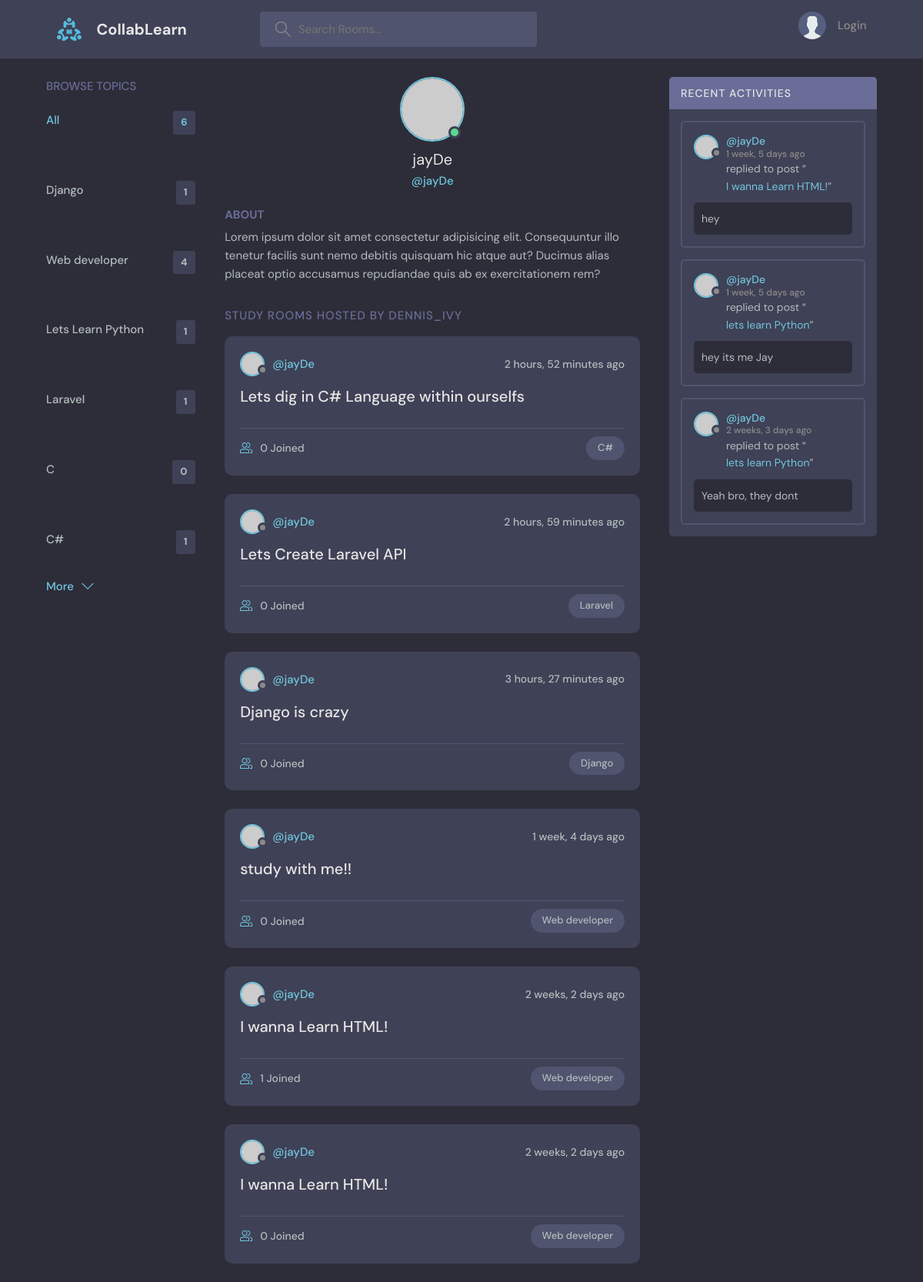
/profile/2/, run on an earlier commit of the app's database.
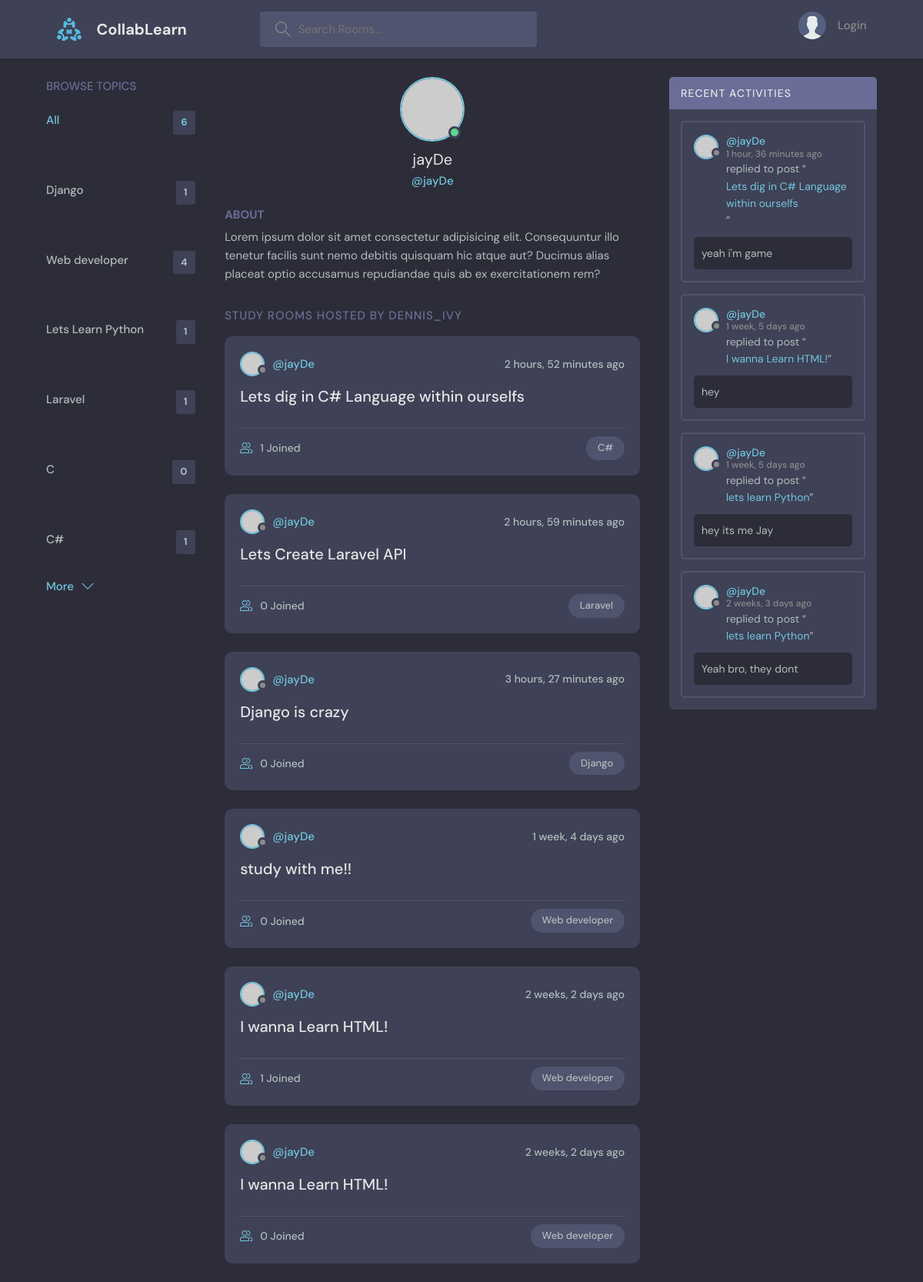
And on a later commit of the database.
### base/models.py (models this page shows, shortened)
class Topic(models.Model):
    name = models.CharField(max_length=200)

class Room(models.Model):
    host = models.ForeignKey(User, on_delete=models.SET_NULL, null=True)
    topic = models.ForeignKey(Topic, on_delete=models.SET_NULL, null=True)
    name = models.CharField(max_length=200)
    description = models.TextField(null=True, blank=True)
    participants = models.ManyToManyField(User, related_name='participants', blank=True)
    updated = models.DateTimeField(auto_now=True)
    created = models.DateTimeField(auto_now_add=True)
    class Meta:
        ordering = ['-updated','-created']
    def __str__(self):
        return self.name

class Message(models.Model):
    user = models.ForeignKey(User, on_delete=models.CASCADE)
    room = models.ForeignKey('Room', on_delete=models.CASCADE)
    body = models.TextField()
    updated = models.DateTimeField(auto_now=True)
    created = models.DateTimeField(auto_now_add=True)
    class Meta:
        ordering = ['-updated','-created']

### base/views.py (the view)
# urls.py: path('profile/<str:pk>/', views.userProfile, name="user-profile"),
def userProfile(request, pk):
    user = User.objects.get(id=pk)
    rooms = user.room_set.all()
    room_messages = user.message_set.all()
    topics = Topic.objects.all()
    context = {'user':user, 'rooms': rooms, 'room_messages': room_messages, 'topics':topics}
    return render(request, 'base/profile.html', context)

### base/templates/base/profile.html (shortened to what this page needs)
{% extends 'main.html' %}
{% block content %}
  <main class="profile-page layout layout--3">
    <div class="container">
      {% include 'base/topics_component.html' %}
      <div class="roomList">
        <div class="profile">
          <div class="profile__avatar">
            <div class="avatar avatar--large active">
              <img src="https://randomuser.me/api/portraits/men/11.jpg" />
            </div>
          </div>
          <div class="profile__info">
            <h3>{{user.username}}</h3>
            <p>@{{user.username}}</p>
          </div>
          <div class="profile__about">
            <h3>About</h3>
            <p>
              Lorem ipsum dolor sit amet consectetur adipisicing elit. Consequuntur illo tenetur
              facilis sunt nemo debitis quisquam hic atque aut? Ducimus alias placeat optio
              accusamus repudiandae quis ab ex exercitationem rem?
            </p>
          </div>
        </div>
        <div class="roomList__header">
          <div>
            <h2>Study Rooms Hosted by dennis_ivy</a>
            </h2>
          </div>
        </div>
        {% include 'base/feed_component.html' %}
      </div>
      {% include 'base/activity_component.html' %}
    </div>
  </main>
{% endblock content %}

### base/templates/base/topics_component.html (shortened to what this page needs)
      <div class="topics">
        <div class="topics__header">
          <h2>Browse Topics</h2>
        </div>
        <ul class="topics__list">
          <li>
            <a href="{% url 'home' %}" class="active">All <span>{{topics.count}}</span></a>
          </li>
          {% for topic in topics%}
          <li>
            <a href="{% url 'home' %}?q={{topic.name}}">{{topic.name}} <span>{{topic.room_set.all.count}}</span></a>
          </li>
          {% endfor %}
        </ul>
        <a class="btn btn--link" href="topics.html">
          More
          <svg version="1.1" xmlns="http://www.w3.org/2000/svg" width="32" height="32" viewBox="0 0 32 32">
            <title>chevron-down</title>
            <path d="M16 21l-13-13h-3l16 16 16-16h-3l-13 13z"></path>
          </svg>
        </a>
      </div>

### base/templates/base/feed_component.html (shortened to what this page needs)
{% for room in rooms %}
<div class="roomListRoom">
    <div class="roomListRoom__header">
      <a href="{% url 'user-profile' room.host.id%}" class="roomListRoom__author">
        <div class="avatar avatar--small">
          <img src="https://randomuser.me/api/portraits/women/11.jpg" />
        </div>
        <span>@{{room.host.username}}</span>
      </a>
      <div class="roomListRoom__actions">
        <span>{{room.created|timesince}} ago</span>
      </div>
    </div>
    <div class="roomListRoom__content">
      <a href="{% url 'room' room.id %}">{{room.name}}</a>
    </div>
    <div class="roomListRoom__meta">
      <a href="{% url 'room' room.id %}" class="roomListRoom__joined">
        {{room.participants.all.count}} Joined
      </a>
      <p class="roomListRoom__topic">{{room.topic.name}}</p>
    </div>
  </div>
  {% endfor %}

### base/templates/base/activity_component.html (shortened to what this page needs)
        <div class="activities">
            <div class="activities__header">
              <h2>Recent Activities</h2>
            </div>
            {% for message in room_messages %}
            <div class="activities__box">
              <div class="activities__boxHeader roomListRoom__header">
                <a href="{% url 'user-profile' message.user.id%}" class="roomListRoom__author">
                  <div class="avatar avatar--small">
                    <img src="https://randomuser.me/api/portraits/women/11.jpg" />
                  </div>
                  <p>
                    @{{message.user}}
                    <span>{{message.created|timesince}} ago</span>
                  </p>
                </a>
              </div>
              <div class="activities__boxContent">
                <p>replied to post “<a href="{% url 'room' message.room.id %}">{{message.room}}</a>”</p>
                <div class="activities__boxRoomContent">
                  {{message.body}}
                </div>
              </div>
            </div>
          {%endfor%}
          </div>

What changed in the data, as far as the page shows it:
computed for Room "Lets dig in C# Language within ourselfs": participants.all.count "0" → "1"
added Message: user "jayDe", created "1 hour, 36 minutes", room "Lets dig in C# Language within ourselfs", body "yeah i'm game"
